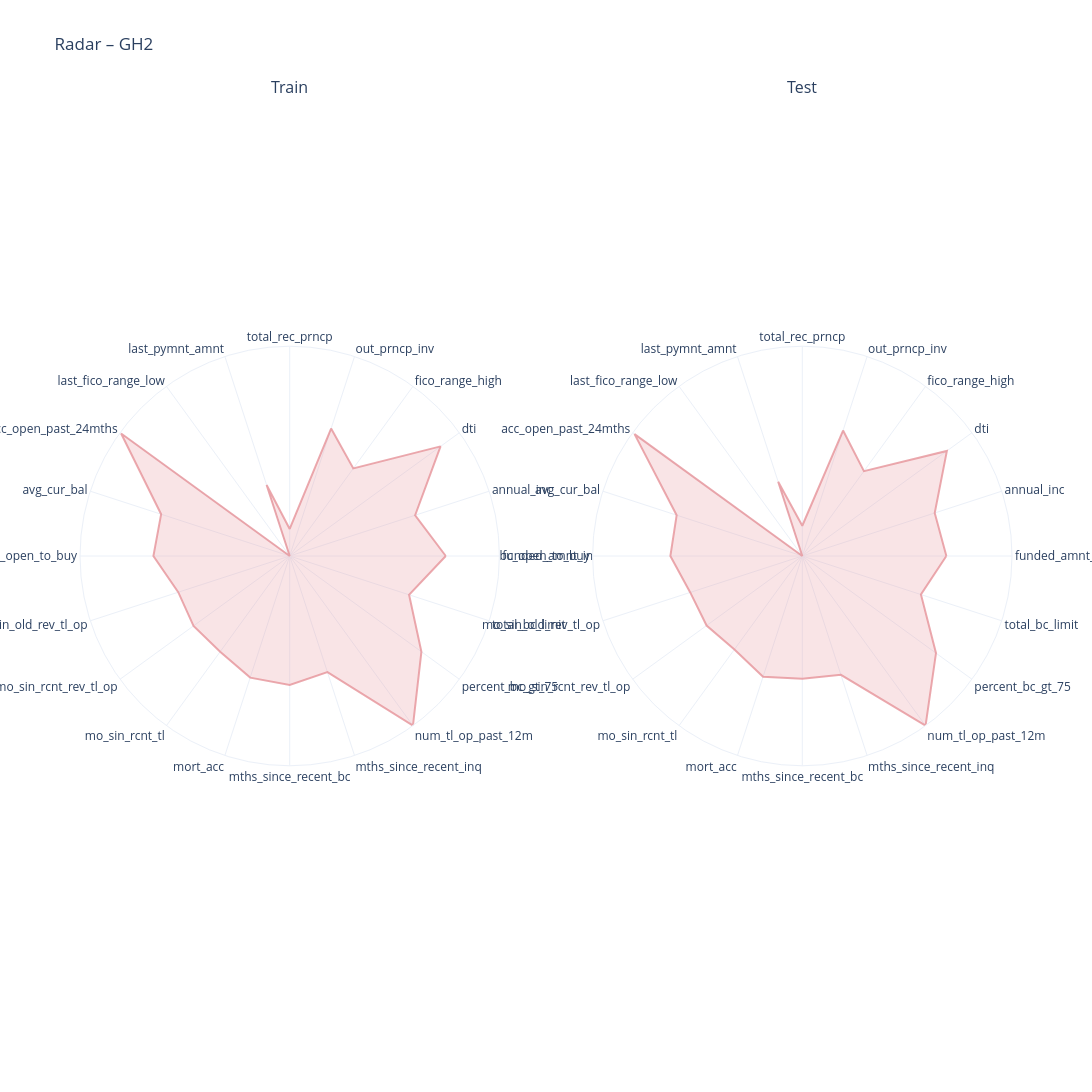
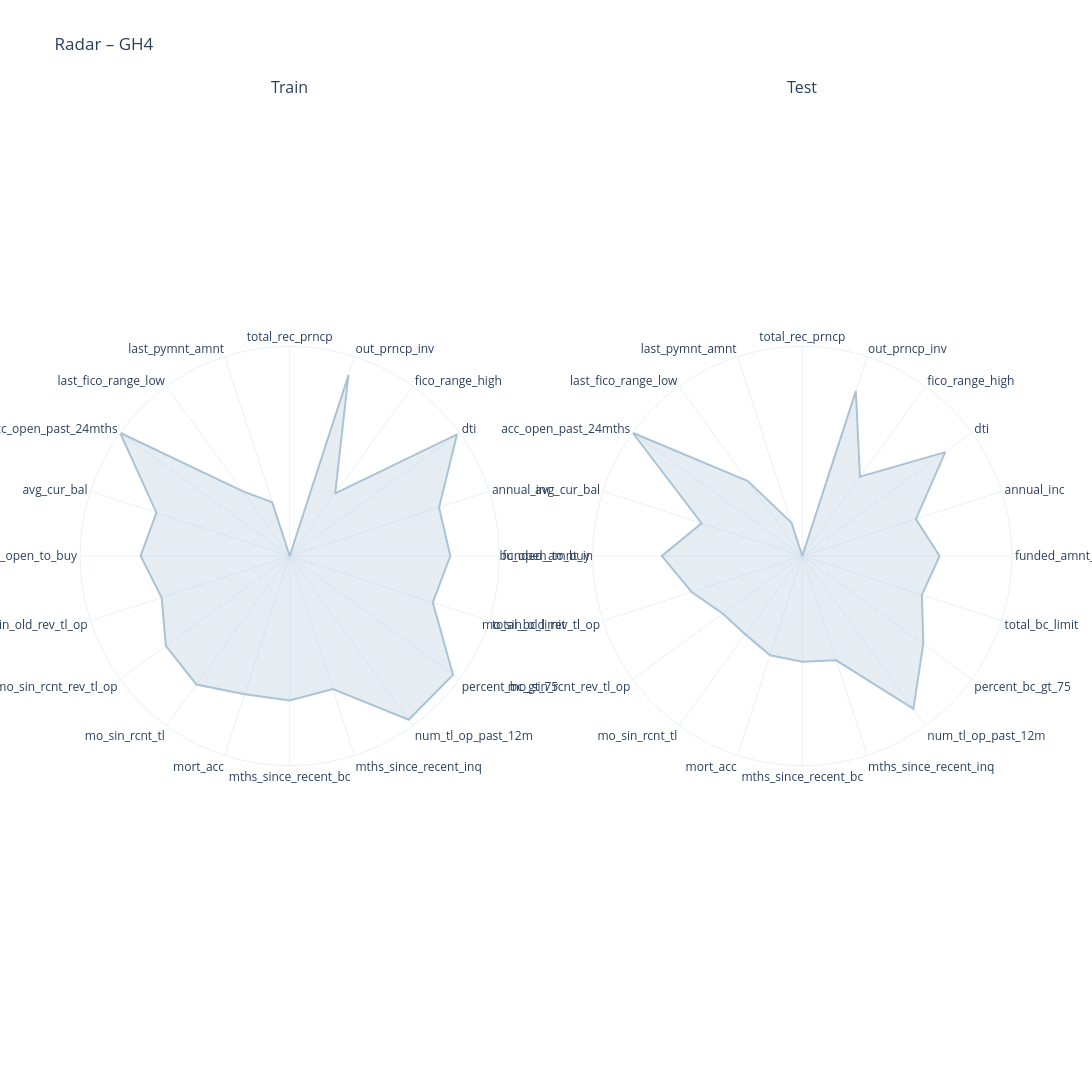

The notebook cell saved with these charts, in order:
### Code cell
# 3) Um radar por GH2 e GH4, split Test
figs = evaluator.plot_group_radar(groups=[2, 4],
                                  separated=True,
                                  splits=["train", "test"])
figs[2].show()      # GH2
figs[4].show()      # GH4

### Figure 1 — Plotly figure (JSON) as saved in the notebook; plotly's stock layout.template omitted (floating-point values rounded to 4 significant figures)
{"data": [{"customdata": [1362, 1362, 1362, 1362, 1362, 1362, 1362, 1362, 1362, 1362, 1362, 1362, 1362, 1362, 1362, 1362, 1362, 1362, 1362, 1362, 1362], "fill": "toself", "fillcolor": "rgba(230,148,154,0.25)", "hovertemplate": "Split: Train<br>Volume: %{customdata:,}<extra></extra>", "line": {"color": "rgba(230,148,154,0.8)"}, "name": "GH2", "r": [-0.0165, -0.1396, 0.1382, -0.2601, -0.1288, -0.6731, -0.4308, -0.811, 0.2496, -0.1229, -0.1173, -0.2145, -0.2059, -0.2086, -0.1601, -0.1544, -0.1893, 0.2564, 0.01768, -0.1721, -0.0165], "showlegend": false, "subplot": "polar", "theta": ["funded_amnt_inv", "annual_inc", "dti", "fico_range_high", "out_prncp_inv", "total_rec_prncp", "last_pymnt_amnt", "last_fico_range_low", "acc_open_past_24mths", "avg_cur_bal", "bc_open_to_buy", "mo_sin_old_rev_tl_op", "mo_sin_rcnt_rev_tl_op", "mo_sin_rcnt_tl", "mort_acc", "mths_since_recent_bc", "mths_since_recent_inq", "num_tl_op_past_12m", "percent_bc_gt_75", "total_bc_limit", "funded_amnt_inv"], "type": "scatterpolar"}, {"customdata": [1576, 1576, 1576, 1576, 1576, 1576, 1576, 1576, 1576, 1576, 1576, 1576, 1576, 1576, 1576, 1576, 1576, 1576, 1576, 1576, 1576], "fill": "toself", "fillcolor": "rgba(230,148,154,0.25)", "hovertemplate": "Split: Test<br>Volume: %{customdata:,}<extra></extra>", "line": {"color": "rgba(230,148,154,0.8)"}, "name": "GH2", "r": [-0.07902, -0.1063, 0.1167, -0.3004, -0.1476, -0.7217, -0.4518, -0.8926, 0.2783, -0.1465, -0.1475, -0.2271, -0.2244, -0.2405, -0.1753, -0.1994, -0.1872, 0.2917, 0.04073, -0.1881, -0.07902], "showlegend": false, "subplot": "polar2", "theta": ["funded_amnt_inv", "annual_inc", "dti", "fico_range_high", "out_prncp_inv", "total_rec_prncp", "last_pymnt_amnt", "last_fico_range_low", "acc_open_past_24mths", "avg_cur_bal", "bc_open_to_buy", "mo_sin_old_rev_tl_op", "mo_sin_rcnt_rev_tl_op", "mo_sin_rcnt_tl", "mort_acc", "mths_since_recent_bc", "mths_since_recent_inq", "num_tl_op_past_12m", "percent_bc_gt_75", "total_bc_limit", "funded_amnt_inv"], "type": "scatterpolar"}], "layout": {"annotations": [{"font": {"size": 16}, "showarrow": false, "text": "Train", "x": 0.225, "xanchor": "center", "xref": "paper", "y": 1, "yanchor": "bottom", "yref": "paper"}, {"font": {"size": 16}, "showarrow": false, "text": "Test", "x": 0.775, "xanchor": "center", "xref": "paper", "y": 1, "yanchor": "bottom", "yref": "paper"}], "height": 1200, "polar": {"domain": {"x": [0, 0.45], "y": [0, 1]}, "radialaxis": {"visible": false}}, "polar2": {"domain": {"x": [0.55, 1], "y": [0, 1]}, "radialaxis": {"visible": false}}, "title": {"text": "Radar – GH2"}, "width": 2400}}

### Figure 2 — Plotly figure (JSON) as saved in the notebook; plotly's stock layout.template omitted (floating-point values rounded to 4 significant figures)
{"data": [{"customdata": [2270, 2270, 2270, 2270, 2270, 2270, 2270, 2270, 2270, 2270, 2270, 2270, 2270, 2270, 2270, 2270, 2270, 2270, 2270, 2270, 2270], "fill": "toself", "fillcolor": "rgba(153,183,205,0.25)", "hovertemplate": "Split: Train<br>Volume: %{customdata:,}<extra></extra>", "line": {"color": "rgba(153,183,205,0.8)"}, "name": "GH4", "r": [-0.01803, -0.02343, 0.05114, -0.1428, 0.02642, -0.2588, -0.1741, -0.1386, 0.05547, -0.04875, -0.03535, -0.05694, -0.02939, -0.02078, -0.04084, -0.04217, -0.04915, 0.04459, 0.0438, -0.03328, -0.01803], "showlegend": false, "subplot": "polar", "theta": ["funded_amnt_inv", "annual_inc", "dti", "fico_range_high", "out_prncp_inv", "total_rec_prncp", "last_pymnt_amnt", "last_fico_range_low", "acc_open_past_24mths", "avg_cur_bal", "bc_open_to_buy", "mo_sin_old_rev_tl_op", "mo_sin_rcnt_rev_tl_op", "mo_sin_rcnt_tl", "mort_acc", "mths_since_recent_bc", "mths_since_recent_inq", "num_tl_op_past_12m", "percent_bc_gt_75", "total_bc_limit", "funded_amnt_inv"], "type": "scatterpolar"}, {"customdata": [2684, 2684, 2684, 2684, 2684, 2684, 2684, 2684, 2684, 2684, 2684, 2684, 2684, 2684, 2684, 2684, 2684, 2684, 2684, 2684, 2684], "fill": "toself", "fillcolor": "rgba(153,183,205,0.25)", "hovertemplate": "Split: Test<br>Volume: %{customdata:,}<extra></extra>", "line": {"color": "rgba(153,183,205,0.8)"}, "name": "GH4", "r": [-0.01888, -0.05134, 0.05258, -0.09013, 0.0465, -0.2681, -0.205, -0.1002, 0.1125, -0.07583, -0.01314, -0.05682, -0.09008, -0.0923, -0.07863, -0.07617, -0.069, 0.07498, 0.003329, -0.03983, -0.01888], "showlegend": false, "subplot": "polar2", "theta": ["funded_amnt_inv", "annual_inc", "dti", "fico_range_high", "out_prncp_inv", "total_rec_prncp", "last_pymnt_amnt", "last_fico_range_low", "acc_open_past_24mths", "avg_cur_bal", "bc_open_to_buy", "mo_sin_old_rev_tl_op", "mo_sin_rcnt_rev_tl_op", "mo_sin_rcnt_tl", "mort_acc", "mths_since_recent_bc", "mths_since_recent_inq", "num_tl_op_past_12m", "percent_bc_gt_75", "total_bc_limit", "funded_amnt_inv"], "type": "scatterpolar"}], "layout": {"annotations": [{"font": {"size": 16}, "showarrow": false, "text": "Train", "x": 0.225, "xanchor": "center", "xref": "paper", "y": 1, "yanchor": "bottom", "yref": "paper"}, {"font": {"size": 16}, "showarrow": false, "text": "Test", "x": 0.775, "xanchor": "center", "xref": "paper", "y": 1, "yanchor": "bottom", "yref": "paper"}], "height": 1200, "polar": {"domain": {"x": [0, 0.45], "y": [0, 1]}, "radialaxis": {"visible": false}}, "polar2": {"domain": {"x": [0.55, 1], "y": [0, 1]}, "radialaxis": {"visible": false}}, "title": {"text": "Radar – GH4"}, "width": 2400}}
